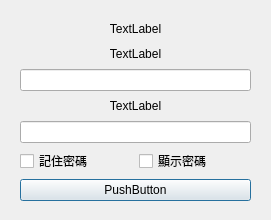
<?xml version="1.0" encoding="UTF-8"?>
<ui version="4.0">
 <class>Dialog</class>
 <widget class="QDialog" name="Dialog">
  <property name="geometry">
   <rect>
    <x>0</x>
    <y>0</y>
    <width>271</width>
    <height>220</height>
   </rect>
  </property>
  <property name="windowTitle">
   <string>Dialog</string>
  </property>
  <widget class="QWidget" name="verticalLayoutWidget">
   <property name="geometry">
    <rect>
     <x>20</x>
     <y>20</y>
     <width>231</width>
     <height>181</height>
    </rect>
   </property>
   <layout class="QVBoxLayout" name="verticalLayout">
    <item>
     <widget class="QLabel" name="Online">
      <property name="text">
       <string>TextLabel</string>
      </property>
      <property name="alignment">
       <set>Qt::AlignCenter</set>
      </property>
     </widget>
    </item>
    <item>
     <widget class="QLabel" name="InputID">
      <property name="text">
       <string>TextLabel</string>
      </property>
      <property name="alignment">
       <set>Qt::AlignCenter</set>
      </property>
     </widget>
    </item>
    <item>
     <widget class="QLineEdit" name="ID">
      <property name="focusPolicy">
       <enum>Qt::StrongFocus</enum>
      </property>
      <property name="alignment">
       <set>Qt::AlignCenter</set>
      </property>
     </widget>
    </item>
    <item>
     <widget class="QLabel" name="InputPW">
      <property name="text">
       <string>TextLabel</string>
      </property>
      <property name="alignment">
       <set>Qt::AlignCenter</set>
      </property>
     </widget>
    </item>
    <item>
     <widget class="QLineEdit" name="PW">
      <property name="echoMode">
       <enum>QLineEdit::Password</enum>
      </property>
      <property name="alignment">
       <set>Qt::AlignCenter</set>
      </property>
     </widget>
    </item>
    <item>
     <layout class="QHBoxLayout" name="horizontalLayout">
      <item>
       <widget class="QCheckBox" name="RemberPassword">
        <property name="text">
         <string>記住密碼</string>
        </property>
       </widget>
      </item>
      <item>
       <widget class="QCheckBox" name="ShowPW">
        <property name="text">
         <string>顯示密碼</string>
        </property>
       </widget>
      </item>
     </layout>
    </item>
    <item>
     <widget class="QPushButton" name="Login">
      <property name="focusPolicy">
       <enum>Qt::TabFocus</enum>
      </property>
      <property name="text">
       <string>PushButton</string>
      </property>
     </widget>
    </item>
   </layout>
  </widget>
 </widget>
 <resources/>
 <connections/>
</ui>
